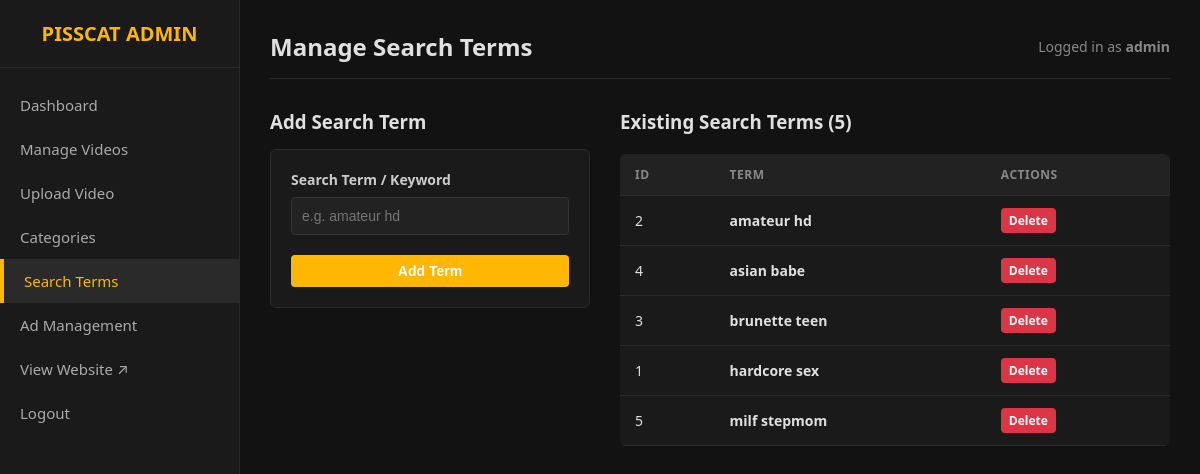
Screenshot of /admin/search_terms.php (signed in) with the database file from the repository.
### tables this page shows
CREATE TABLE search_terms (
            id INTEGER PRIMARY KEY AUTOINCREMENT,
            term TEXT UNIQUE NOT NULL
        );

### admin/search_terms.php (the view, shortened to what this page needs)
<?php
require_once __DIR__ . '/header.php';
$pdo = getDB();
$terms = $pdo->query("SELECT * FROM search_terms ORDER BY term ASC")->fetchAll();
?>
<div style="display: grid; grid-template-columns: 320px 1fr; gap: 30px;">
    <div>
        <h3 style="margin-bottom: 15px;">Add Search Term</h3>
        <form action="search_terms.php" method="POST" style="background: #1a1a1a; padding: 20px; border-radius: 6px; border: 1px solid #2a2a2a;">
            <div class="form-group">
                <label for="term">Search Term / Keyword</label>
                <input type="text" id="term" name="term" class="form-control" required placeholder="e.g. amateur hd">
            </div>
            <button type="submit" class="btn btn-primary" style="width: 100%;">Add Term</button>
        </form>
    </div>
    <div>
        <h3 style="margin-bottom: 15px;">Existing Search Terms (<?= count($terms) ?>)</h3>
        <?php if (empty($terms)): ?>
            <p style="color: #888;">No search terms added yet.</p>
        <?php else: ?>
            <table class="table">
                <thead>
                    <tr>
                        <th>ID</th>
                        <th>Term</th>
                        <th>Actions</th>
                    </tr>
                </thead>
                <tbody>
                    <?php foreach ($terms as $t): ?>
                        <tr>
                            <td><?= $t['id'] ?></td>
                            <td><strong><?= htmlspecialchars($t['term']) ?></strong></td>
                            <td>
                                <a href="search_terms.php?action=delete&id=<?= $t['id'] ?>" onclick="return confirm('Are you sure you want to delete this term?');" class="btn btn-danger" style="padding: 4px 8px; font-size: 12px;">Delete</a>
                            </td>
                        </tr>
                    <?php endforeach; ?>
                </tbody>
            </table>
        <?php endif; ?>
    </div>
</div>
<?php require_once __DIR__ . '/footer.php'; ?>

### admin/header.php (style rules this page uses)
* { box-sizing: border-box; margin: 0; padding: 0; }
body { font-family: system-ui, -apple-system, sans-serif; background: #121212; color: #e0e0e0; display: flex; min-height: 100vh; }
.btn { display: inline-block; padding: 8px 16px; border-radius: 4px; text-decoration: none; font-size: 14px; font-weight: bold; cursor: pointer; border: none; }
.btn-primary { background: #ffb703; color: #fff; }
.btn-danger { background: #dc3545; color: #fff; }
.table { width: 100%; border-collapse: collapse; margin-top: 20px; background: #1a1a1a; border-radius: 6px; overflow: hidden; }
.table th, .table td { padding: 12px 15px; text-align: left; border-bottom: 1px solid #2a2a2a; font-size: 14px; }
.table th { background: #222; color: #888; text-transform: uppercase; font-size: 12px; letter-spacing: 0.5px; }
.form-group { margin-bottom: 20px; }
.form-group label { display: block; margin-bottom: 8px; font-size: 14px; font-weight: bold; color: #ccc; }
.form-control { width: 100%; padding: 10px; background: #222; border: 1px solid #333; border-radius: 4px; color: #fff; font-size: 14px; }

### rows the page displays
search_terms: id "2", term "amateur hd"
search_terms: id "4", term "asian babe"
search_terms: id "3", term "brunette teen"
search_terms: id "1", term "hardcore sex"
search_terms: id "5", term "milf stepmom"

### other values shown
$_SESSION['admin_username'] "admin"
count($terms) "5"
